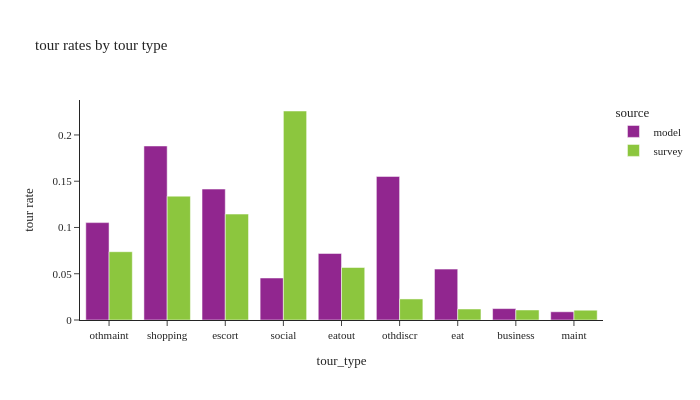

This figure's notebook cell:
### Code cell
# calculate tour rates by tour type
df_plot = pd.DataFrame()
for types in non_mandatory_types:
    df = calc_tour_rates(tour_data[tour_data['tour_type']==types])
    df['tour_type'] = types
    df_plot = pd.concat([df_plot,df])
df_plot['total number of tours'] = df_plot['tour_weight']

fig = px.bar(df_plot, x="tour_type", y="tour rate", color="source",barmode="group",
             hover_data=["total number of tours"],
             title="tour rates by tour type")
fig.update_layout(height=400, width=700)
fig.show()

### Figure 1 — Plotly figure (JSON) as saved in the notebook; plotly's stock layout.template omitted (floating-point values rounded to 4 significant figures)
{"data": [{"alignmentgroup": "True", "customdata": [[426600.0], [762300.0], [573600.0], [184100.0], [291500.0], [629000.0], [222900.0], [50020.0], [36040.0]], "hovertemplate": "source=model<br>tour_type=%{x}<br>tour rate=%{y}<br>total number of tours=%{customdata[0]}<extra></extra>", "legendgroup": "model", "marker": {"color": "#91268F", "pattern": {"shape": ""}}, "name": "model", "offsetgroup": "model", "orientation": "v", "showlegend": true, "textposition": "auto", "type": "bar", "x": ["othmaint", "shopping", "escort", "social", "eatout", "othdiscr", "eat", "business", "maint"], "xaxis": "x", "y": [0.1053, 0.1881, 0.1415, 0.04541, 0.07192, 0.1552, 0.055, 0.01234, 0.008892], "yaxis": "y"}, {"alignmentgroup": "True", "customdata": [[311600.0], [565100.0], [483300.0], [953500.0], [239600.0], [96000.0], [50220.0], [45780.0], [44640.0]], "hovertemplate": "source=survey<br>tour_type=%{x}<br>tour rate=%{y}<br>total number of tours=%{customdata[0]}<extra></extra>", "legendgroup": "survey", "marker": {"color": "#8CC63E", "pattern": {"shape": ""}}, "name": "survey", "offsetgroup": "survey", "orientation": "v", "showlegend": true, "textposition": "auto", "type": "bar", "x": ["othmaint", "shopping", "escort", "social", "eatout", "othdiscr", "eat", "business", "maint"], "xaxis": "x", "y": [0.07381, 0.1339, 0.1145, 0.2259, 0.05675, 0.02274, 0.0119, 0.01085, 0.01057], "yaxis": "y"}], "layout": {"barmode": "group", "height": 400, "legend": {"title": {"text": "source"}, "tracegroupgap": 0}, "title": {"text": "tour rates by tour type"}, "width": 700, "xaxis": {"anchor": "y", "domain": [0.0, 1.0], "title": {"text": "tour_type"}}, "yaxis": {"anchor": "x", "domain": [0.0, 1.0], "title": {"text": "tour rate"}}}}
